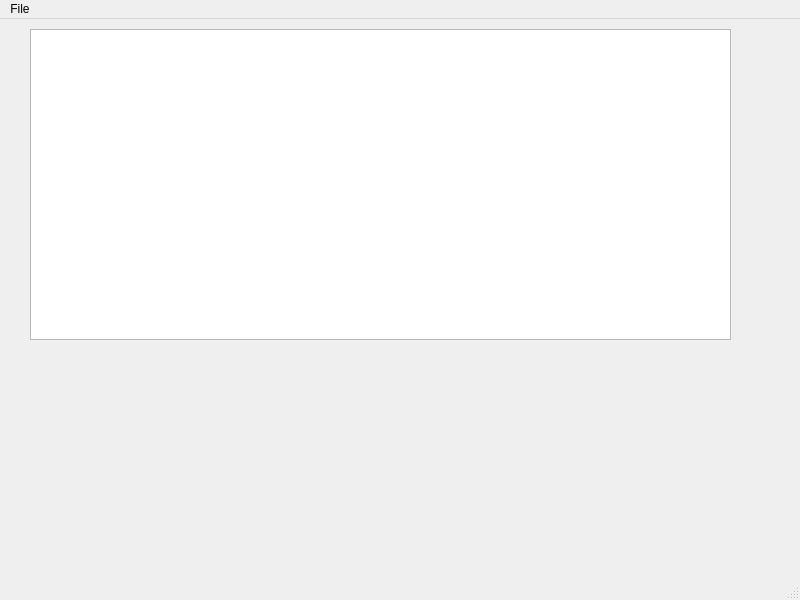
<?xml version="1.0" encoding="UTF-8"?>
<ui version="4.0">
 <class>Noter</class>
 <widget class="QMainWindow" name="Noter">
  <property name="geometry">
   <rect>
    <x>0</x>
    <y>0</y>
    <width>800</width>
    <height>600</height>
   </rect>
  </property>
  <property name="windowTitle">
   <string>Noter</string>
  </property>
  <widget class="QWidget" name="centralwidget">
   <widget class="QTextEdit" name="textEdit">
    <property name="geometry">
     <rect>
      <x>30</x>
      <y>10</y>
      <width>701</width>
      <height>311</height>
     </rect>
    </property>
   </widget>
  </widget>
  <widget class="QMenuBar" name="menubar">
   <property name="geometry">
    <rect>
     <x>0</x>
     <y>0</y>
     <width>800</width>
     <height>21</height>
    </rect>
   </property>
   <widget class="QMenu" name="menuFile">
    <property name="title">
     <string>File</string>
    </property>
    <addaction name="actionNew_File"/>
    <addaction name="actionOpen_File"/>
    <addaction name="actionSave"/>
    <addaction name="actionSave_As"/>
    <addaction name="actionPrint"/>
    <addaction name="actionExit"/>
   </widget>
   <addaction name="menuFile"/>
  </widget>
  <widget class="QStatusBar" name="statusbar"/>
  <action name="actionNew_File">
   <property name="text">
    <string>New File</string>
   </property>
   <property name="shortcut">
    <string>Ctrl+N</string>
   </property>
  </action>
  <action name="actionOpen_File">
   <property name="text">
    <string>Open File</string>
   </property>
   <property name="shortcut">
    <string>Ctrl+O</string>
   </property>
  </action>
  <action name="actionSave">
   <property name="text">
    <string>Save</string>
   </property>
   <property name="shortcut">
    <string>Ctrl+S</string>
   </property>
  </action>
  <action name="actionSave_As">
   <property name="text">
    <string>Save As</string>
   </property>
   <property name="shortcut">
    <string>Alt+S</string>
   </property>
  </action>
  <action name="actionPrint">
   <property name="text">
    <string>Print</string>
   </property>
   <property name="shortcut">
    <string>Ctrl+P</string>
   </property>
  </action>
  <action name="actionExit">
   <property name="text">
    <string>Exit</string>
   </property>
  </action>
 </widget>
 <resources/>
 <connections/>
</ui>
